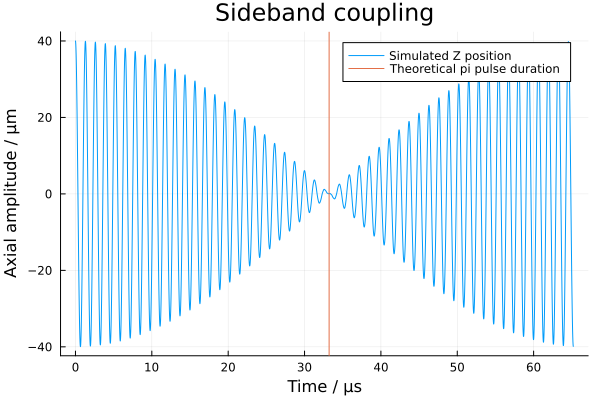

Generate this figure with Julia:
using Penning
using Plots

const OVERSAMPLING = 200
const N_AXIAL_CYCLES = 50

const A_rf = 100000

const U₀ = -50.0
const c₂ = -15000.0
const B₀ = 1.0

ion = Ion(187, 30)

omega_c, omega_p, omega_m, omega_z = calc_eigenfrequencies(U₀, c₂, B₀, ion.q, ion.m)

trap = Trap(
    fields = (
        IdealTrapField(U₀, c₂, B₀), 
        QuadrupolarExcitationField(omega_p - omega_z, A_rf)
    ),
    particles = (
        ParticleCollection(ion, [[0, 0, 40e-6]], [[0, 0, 0]]),
    )
)

setup = Setup(
    traps = (trap, )
)

sim = Simulation(
    setup,
    dt=2*pi/omega_p/OVERSAMPLING,
    output_writers=(
        x = MemoryWriter(PositionComponentObservable(1, 1, 1, 1), IterationInterval(10)),
        z = MemoryWriter(PositionComponentObservable(1, 1, 1, 3), IterationInterval(10)),
    )
)

run!(sim, run_until_time=2*pi/omega_z*N_AXIAL_CYCLES)

# Theoretical Rabi frequency: (http://hdl.handle.net/21.11116/0000-0005-6361-E)(Page 25, equation 2.46)
Omega_R = A_rf/4*abs(ion.q) / ion.m /sqrt(omega_z*(omega_p-omega_m))
T_exchange = 2*pi/Omega_R/4
println("Theoretical exchange period: $T_exchange s")

t = sim.output_writers.z.t
z = sim.output_writers.z.mem
plot(t*1e6, z*1e6, labels="Simulated Z position")
vline!([T_exchange*1e6], labels="Theoretical pi pulse duration", plot_title="Sideband coupling")
xlabel!("Time / µs")
ylabel!("Axial amplitude / µm")

savefig(joinpath(@__DIR__, "quadrupolar.png"))